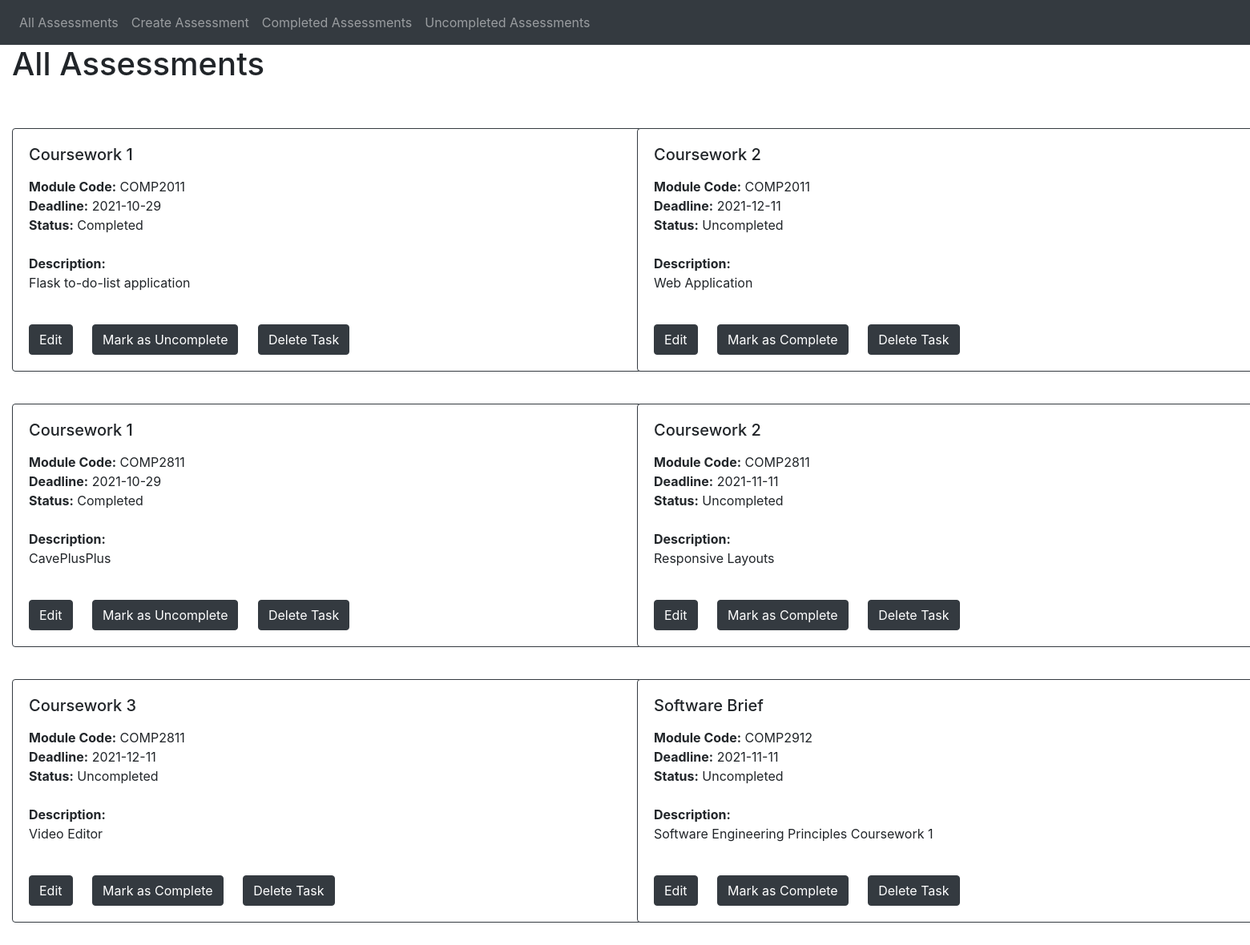
Before: / with the older database file.
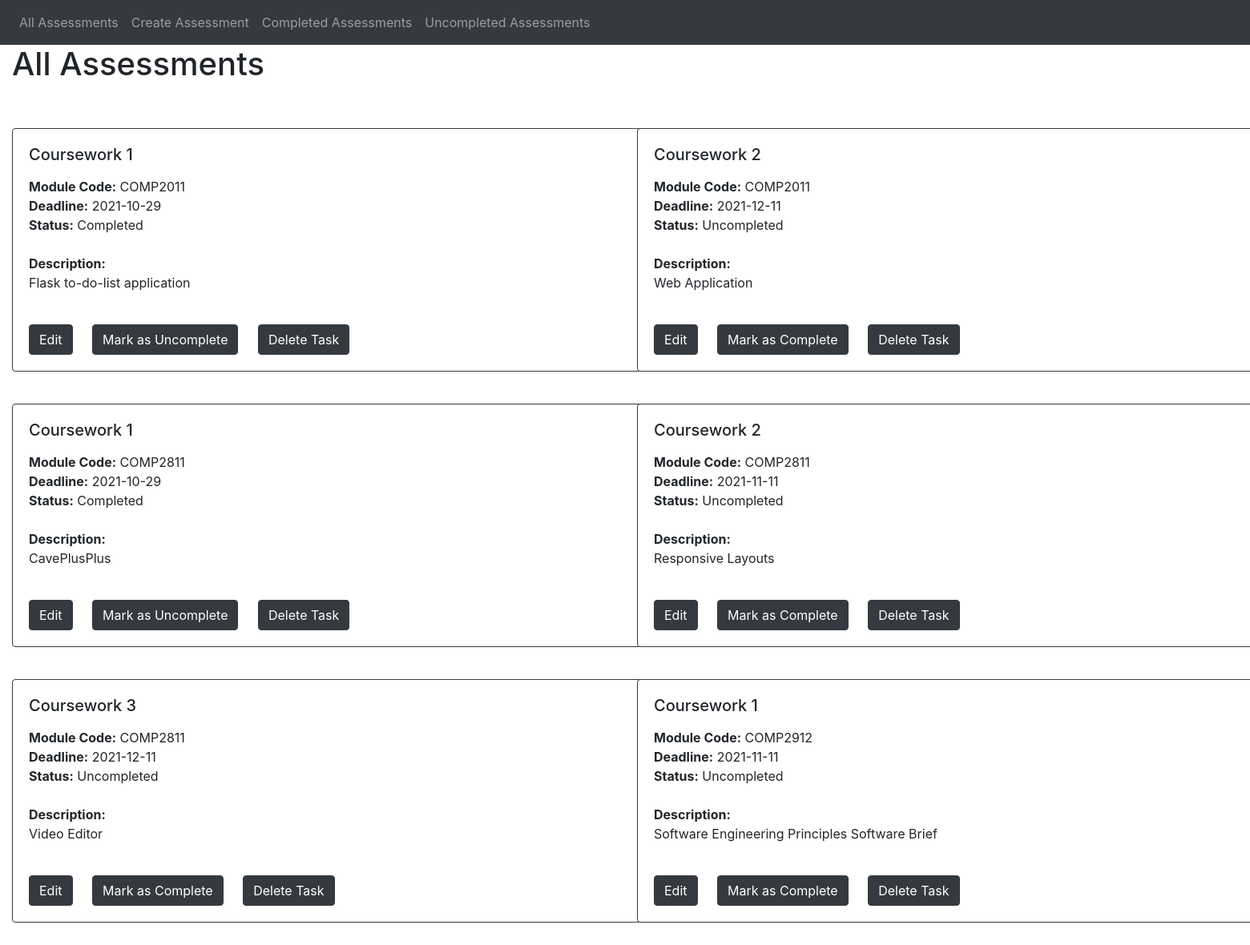
After: the same page with the newer database file.
### app/models.py (models this page shows)
class Assessment(db.Model):
  id = db.Column(db.Integer, primary_key=True)
  title = db.Column(db.String(100))
  code = db.Column(db.String(10))
  deadline = db.Column(db.Date())
  description = db.Column(db.String(500))
  status = db.Column(db.Boolean())

### app/views.py (the view)
@app.route('/', methods=['GET', 'POST'])
def home():
	description = home_description
	tasks = models.Assessment.query.order_by(models.Assessment.id).all()
	if len(tasks) > 0 :
		description = ''
	return render_template(home_template,title=home_title,description=description,tasks=tasks)

### app/templates/home.html
{% extends "base.html" %}
{% block content %}
<div class="row">
{% for task in tasks %}
<div class="col-sm-6">
  <br>
  <div class="card border-dark mb-3 cardstyle">
    <div class="card-body">
      <h5 class="card-title"> {{ task.title }} </h5>
      <p class="card-text">
        <div><strong>Module Code:</strong> {{ task.code }}</div>
        <div><strong>Deadline:</strong> {{ task.deadline }}</div>
        <div>
          <strong>Status:</strong>
          {% if task.status == 0 %}
            Uncompleted
          {% else %}
            Completed
          {% endif %}
        </div>
        <br>
        <div><strong>Description:</strong></div>
        <div> {{ task.description }} </div>
      </p>
      <br>
      <a href="/edit/{{ task.id }}" class="btn btn-dark card-link">Edit</a>
      {% if task.status == 0 %}
        <a href="/mark/{{ task.id }}" class="btn btn-dark card-link">Mark as Complete</a>
      {% else %}
        <a href="/unmark/{{ task.id }}" class="btn btn-dark card-link">Mark as Uncomplete</a>
      {% endif %}
      <a href="/delete/{{ task.id }}" class="btn btn-dark card-link">Delete Task</a>
      <br>
    </div>
  </div>
</div>
{% endfor %}
</div>
{% endblock %}

Changed rows visible on the page:
changed Assessment "COMP2912": title "Software Brief" → "Coursework 1"; description "Software Engineering Principles Coursework 1" → "Software Engineering Principles Software Brief"
